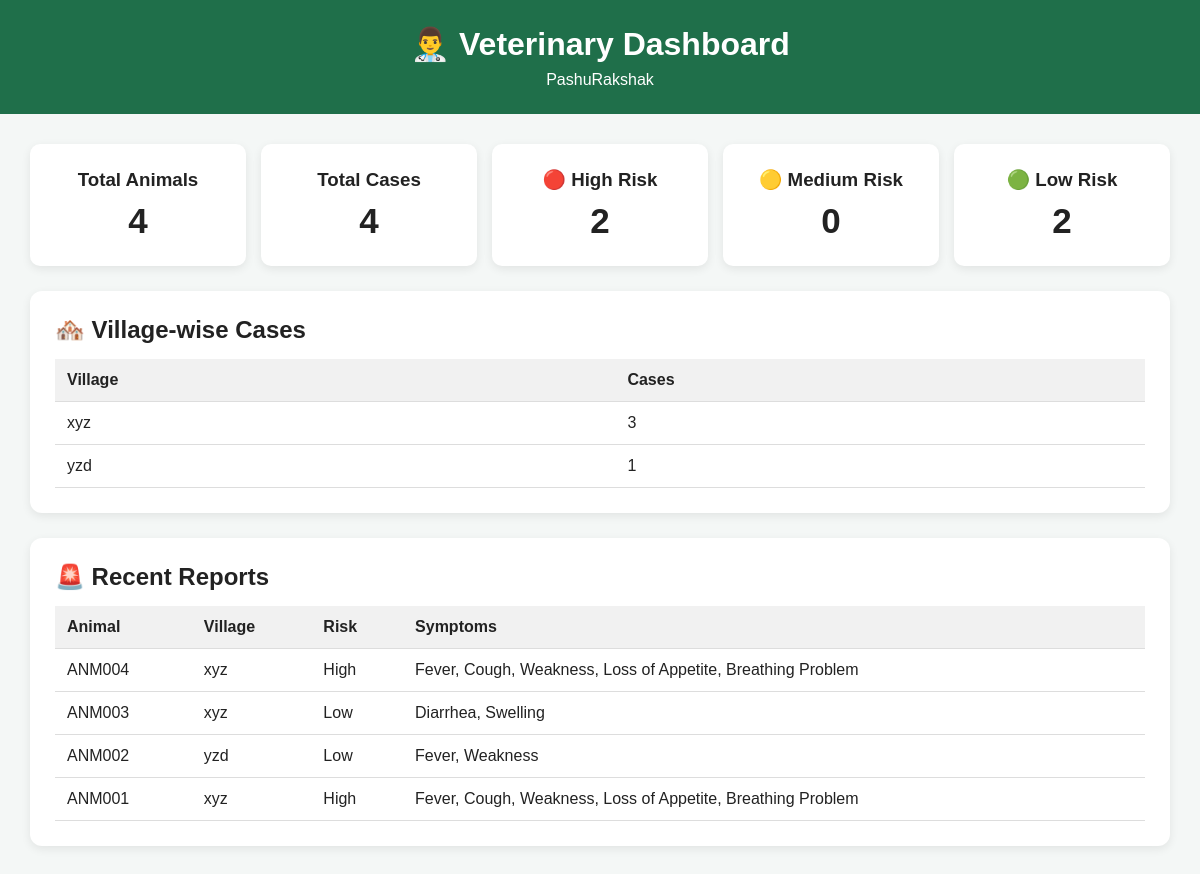
/dashboard, run on the app's committed database.
### tables this page shows
CREATE TABLE reports (
            id INTEGER PRIMARY KEY AUTOINCREMENT,
            animal_id TEXT NOT NULL,
            symptoms TEXT NOT NULL,
            symptom_count INTEGER NOT NULL,
            risk_level TEXT NOT NULL,
            village TEXT NOT NULL,
            created_at TIMESTAMP DEFAULT CURRENT_TIMESTAMP
        );

### app.py (the view)
@app.route("/dashboard")
def dashboard():
    conn = get_db()
    total_animals = conn.execute(
        "SELECT COUNT(*) AS count FROM animals"
    ).fetchone()["count"]
    total_cases = conn.execute(
        "SELECT COUNT(*) AS count FROM reports"
    ).fetchone()["count"]
    high_risk = conn.execute("""
        SELECT COUNT(*) AS count
        FROM reports
        WHERE risk_level = 'High'
    """).fetchone()["count"]
    medium_risk = conn.execute("""
        SELECT COUNT(*) AS count
        FROM reports
        WHERE risk_level = 'Medium'
    """).fetchone()["count"]
    low_risk = conn.execute("""
        SELECT COUNT(*) AS count
        FROM reports
        WHERE risk_level = 'Low'
    """).fetchone()["count"]
    village_cases = conn.execute("""
        SELECT village, COUNT(*) AS cases
        FROM reports
        GROUP BY village
        ORDER BY cases DESC
    """).fetchall()
    recent_reports = conn.execute("""
        SELECT *
        FROM reports
        ORDER BY id DESC
        LIMIT 10
    """).fetchall()
    conn.close()
    return render_template(
        "dashboard.html",
        total_animals=total_animals,
        total_cases=total_cases,
        high_risk=high_risk,
        medium_risk=medium_risk,
        low_risk=low_risk,
        village_cases=village_cases,
        recent_reports=recent_reports
    )

### database.py (called while the page is built)
def get_db():
    conn = sqlite3.connect(DATABASE)
    conn.row_factory = sqlite3.Row
    return conn

### templates/dashboard.html (shortened to what this page needs)
<!DOCTYPE html>
<html lang="en">
<head>
    <link rel="stylesheet"
          href="{{ url_for('static', filename='style.css') }}">
</head>
<body>
    <header>
        <h1>👨‍⚕️ Veterinary Dashboard</h1>
        <p>PashuRakshak</p>
    </header>
    <div class="dashboard">
        <div class="stats">
            <div class="stat-card">
                <h3>Total Animals</h3>
                <strong>{{ total_animals }}</strong>
            </div>
            <div class="stat-card">
                <h3>Total Cases</h3>
                <strong>{{ total_cases }}</strong>
            </div>
            <div class="stat-card high-card">
                <h3>🔴 High Risk</h3>
                <strong>{{ high_risk }}</strong>
            </div>
            <div class="stat-card">
                <h3>🟡 Medium Risk</h3>
                <strong>{{ medium_risk }}</strong>
            </div>
            <div class="stat-card">
                <h3>🟢 Low Risk</h3>
                <strong>{{ low_risk }}</strong>
            </div>
        </div>
        <div class="card">
            <h2>🏘️ Village-wise Cases</h2>
            <table>
                <tr>
                    <th>Village</th>
                    <th>Cases</th>
                </tr>
                {% for village in village_cases %}
                <tr>
                    <td>{{ village["village"] }}</td>
                    <td>{{ village["cases"] }}</td>
                </tr>
                {% else %}
                <tr>
                    <td colspan="2">
                        No cases reported yet.
                    </td>
                </tr>
                {% endfor %}
            </table>
        </div>
        <div class="card">
            <h2>🚨 Recent Reports</h2>
            <table>
                <tr>
                    <th>Animal</th>
                    <th>Village</th>
                    <th>Risk</th>
                    <th>Symptoms</th>
                </tr>
                {% for report in recent_reports %}
                <tr>
                    <td>
                        {{ report["animal_id"] }}
                    </td>
                    <td>
                        {{ report["village"] }}
                    </td>
                    <td>
                        {{ report["risk_level"] }}
                    </td>
                    <td>
                        {{ report["symptoms"] }}
                    </td>
                </tr>
                {% else %}
                <tr>
                    <td colspan="4">
                        No reports yet.
                    </td>
                </tr>
                {% endfor %}
            </table>
        </div>
    </div>
</body>
</html>

### static/style.css (style rules this page uses)
* { box-sizing: border-box; margin: 0; padding: 0; }
body { font-family: Arial, sans-serif; background: #f4f7f6; color: #222; }
header { background: #1f6f4a; color: white; padding: 25px; text-align: center; }
header h1 { margin-bottom: 8px; }
.card { background: white; padding: 25px; margin-bottom: 25px; border-radius: 12px; box-shadow: 0 3px 10px rgba(0, 0, 0, 0.08); }
.card h2 { margin-bottom: 15px; }
.dashboard { width: 95%; max-width: 1200px; margin: 30px auto; }
.stats { display: grid; grid-template-columns: repeat(auto-fit, minmax(180px, 1fr)); gap: 15px; margin-bottom: 25px; }
.stat-card { background: white; padding: 25px; border-radius: 10px; text-align: center; box-shadow: 0 3px 10px rgba(0, 0, 0, 0.08); }
.stat-card h3 { margin-bottom: 10px; }
.stat-card strong { display: block; font-size: 35px; }
table { width: 100%; border-collapse: collapse; }
th, td { padding: 12px; border-bottom: 1px solid #ddd; text-align: left; }
th { background: #f1f1f1; }

### data on the page
reports: village "xyz", cases "3", animal_id "ANM003", risk_level "Low", symptoms "Diarrhea, Swelling"
reports: animal_id "ANM004", village "xyz", risk_level "High", symptoms "Fever, Cough, Weakness, Loss of Appetite, Breathing Problem"
reports: animal_id "ANM002", village "yzd", risk_level "Low", symptoms "Fever, Weakness"
reports: animal_id "ANM001", village "xyz", risk_level "High", symptoms "Fever, Cough, Weakness, Loss of Appetite, Breathing Problem"

### other printed values
{{ total_animals }} "4"
{{ total_cases }} "4"
{{ high_risk }} "2"
{{ medium_risk }} "0"
{{ low_risk }} "2"
{{ village["village"] }} "yzd"
{{ village["cases"] }} "1"
